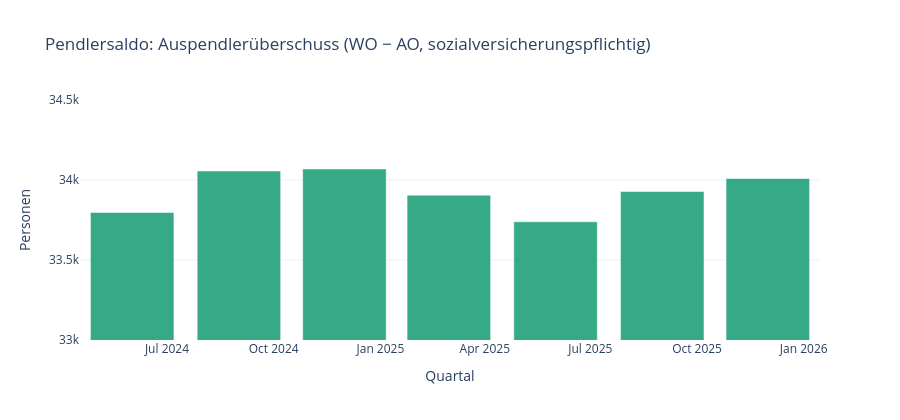

The cell this chart's notebook holds for it:
### Markdown cell above
## 2. Pendlersaldo: wie viele Regensburger mehr auswärts arbeiten

Die Differenz WO − AO zeigt den Pendlersaldo direkt als eigene Kennzahl.

### Code cell
pendlersaldo = beschaeftigung["wo_svp"] - beschaeftigung["ao_svp"]

fig = go.Figure()
fig.add_trace(go.Bar(
    x=beschaeftigung.index, y=pendlersaldo, marker_color="#059669", opacity=0.8,
    name="Pendlersaldo (WO − AO)",
))
fig.update_layout(
    title="Pendlersaldo: Auspendlerüberschuss (WO − AO, sozialversicherungspflichtig)",
    xaxis_title="Quartal", yaxis_title="Personen", template="plotly_white", height=420, yaxis=dict(range=[33000, 34500]),
    showlegend=False,
)
fig.write_image(ABBILDUNGEN_DIR / "abb42_beschaeftigung_pendlersaldo.png", scale=2)
fig

### Figure 1 — Plotly figure (JSON) as saved in the notebook; plotly's stock layout.template omitted (floating-point values rounded to 4 significant figures)
{"data": [{"marker": {"color": "#059669"}, "name": "Pendlersaldo (WO − AO)", "opacity": 0.8, "type": "bar", "x": ["2024-06-01T00:00:00", "2024-09-01T00:00:00", "2024-12-01T00:00:00", "2025-03-01T00:00:00", "2025-06-01T00:00:00", "2025-09-01T00:00:00", "2025-12-01T00:00:00"], "y": [33797, 34056, 34069, 33905, 33739, 33928, 34009]}], "layout": {"height": 420, "showlegend": false, "title": {"text": "Pendlersaldo: Auspendlerüberschuss (WO − AO, sozialversicherungspflichtig)"}, "xaxis": {"title": {"text": "Quartal"}}, "yaxis": {"range": [33000, 34500], "title": {"text": "Personen"}}}}
